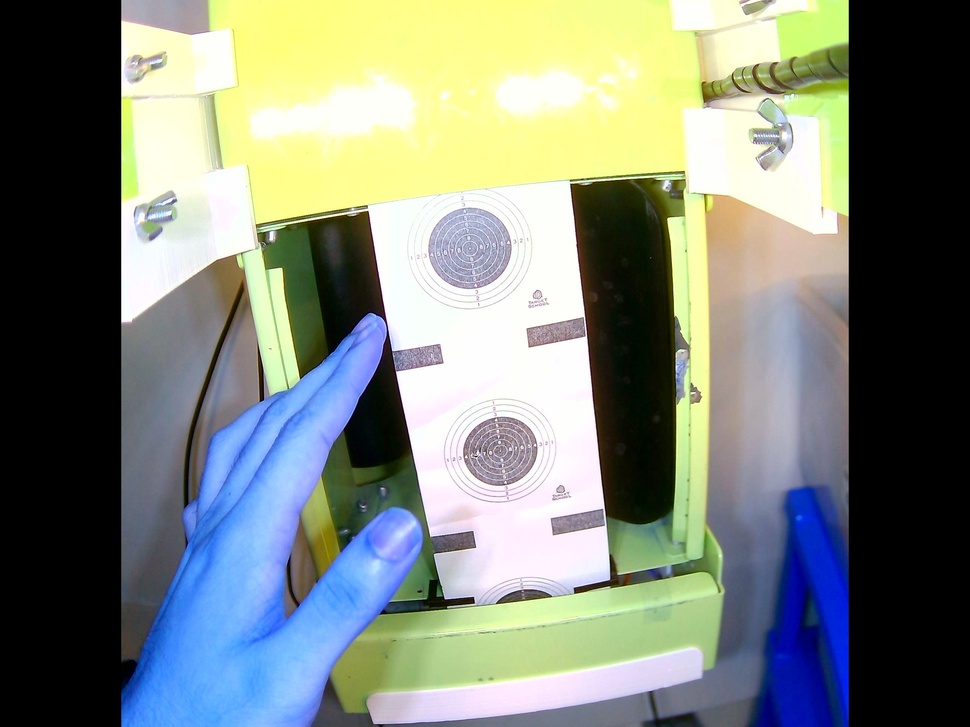
#> input picture cyberpunk-dashboard-design/scripts_pistol/latest_raw.jpeg, 970 x 727 px, shrunk from 2592 x 1944 before the run; its folder holds only this picture in this run
$ python -i frame_differencing.py   (imports and definitions only)
#> lines starting #> are read from the running program, lines starting #| are printed output that depends on the picture
"""
Frame Differencing Module for Bullet Hole Detection
=====================================================

Detects bullet holes by comparing frames to a clean reference image.
Uses texture-based differencing to ignore lighting changes and isolate
permanent texture changes (bullet holes).

Key Features:
- Adaptive background update to handle paper degradation
- Robust noise filtering (blur + morphology)
- Size-based contour filtering to detect only bullet-sized holes
- Confidence scoring for detection quality
- Per-user reference frame management
"""

import cv2 as cv
import numpy as np
import time
from typing import Dict, Any, Tuple, Optional, List


class FrameDifferencer:
    """
    Detects bullet holes using frame differencing with adaptive background update.

    Pipeline:
    1. Grayscale conversion
    2. Gaussian blur (smooth sensor noise)
    3. Adaptive threshold (isolate high-frequency changes)
    4. Morphology open (remove tiny artifacts)
    5. Contour detection & size filtering
    6. Adaptive blend update (calibration)

    Args:
        min_hole_radius_px: Minimum bullet hole radius in pixels (default: 3)
        max_hole_radius_px: Maximum bullet hole radius in pixels (default: 30)
        update_alpha: Adaptive blend factor [0-1] (default: 0.15)
                     Higher = faster adaptation (less stable)
                     Lower = slower adaptation (more stable)
        blur_kernel: Gaussian blur kernel size (must be odd)
        morph_kernel_size: Morphological operation kernel size
        adaptive_threshold_block: Block size for adaptive threshold (must be odd)
        adaptive_threshold_c: Constant subtracted from mean for adaptive threshold
    """

    def __init__(
        self,
        min_hole_radius_px: float = 3.0,
        max_hole_radius_px: float = 30.0,
        update_alpha: float = 0.15,
        blur_kernel: int = 5,
        morph_kernel_size: int = 3,
        adaptive_threshold_block: int = 11,
        adaptive_threshold_c: int = 2,
    ):
        self.min_hole_radius_px = min_hole_radius_px
        self.max_hole_radius_px = max_hole_radius_px
        self.update_alpha = update_alpha
        self.blur_kernel = blur_kernel
        self.morph_kernel_size = morph_kernel_size
        self.adaptive_threshold_block = adaptive_threshold_block
        self.adaptive_threshold_c = adaptive_threshold_c

        # Reference frame (initialized on first call)
        self.reference_frame_gray = None
        self.reference_frame_initialized = False
        self.initialization_time = None

        # Statistics for monitoring
        self.frame_count = 0
        self.detections_count = 0
        self.last_update_time = None

    def initialize_reference(self, frame: np.ndarray) -> None:
        """
        Initialize the reference frame from a clean target image.

        Args:
            frame: BGR frame from camera (or already grayscale)
        """
        if frame is None:
            raise ValueError("Cannot initialize reference frame with None")

        # Convert to grayscale if needed
        if len(frame.shape) == 3:
            frame_gray = cv.cvtColor(frame, cv.COLOR_BGR2GRAY)
        else:
            frame_gray = frame.copy()

        self.reference_frame_gray = frame_gray.astype(np.float32)
        self.reference_frame_initialized = True
        self.initialization_time = time.time()
        print(
            f"[FrameDifferencer] Reference frame initialized: {frame.shape} @ {self.initialization_time:.2f}",
            flush=True
        )

    # [6 lines left out: function reset_reference, not called in this run]

    def detect_holes(
        self,
        frame: np.ndarray,
        auto_init: bool = True,
    ) -> Dict[str, Any]:
        """
        Detect bullet holes in the current frame by comparing to reference.

        Args:
            frame: BGR input frame from camera
            auto_init: If True and reference not initialized, use this frame as reference

        Returns:
            {
                'detected': List of detections [{'x': px, 'y': px, 'r': radius, 'score': 0-1}, ...]
                'delta_frame': Difference frame for debugging
                'threshold_frame': Binary threshold result
                'confidence': Overall detection confidence (0-1)
                'frame_count': Total frames processed
                'error': Error message if detection failed
            }
        """
        self.frame_count += 1

        # Auto-initialize on first frame
        if not self.reference_frame_initialized:
            if auto_init:
                self.initialize_reference(frame)
                # Return empty detections on init frame
                return {
                    'detected': [],
                    'confidence': 0.0,
                    'frame_count': self.frame_count,
                    'status': 'initialized',
                }
            else:
                return {
                    'detected': [],
                    'confidence': 0.0,
                    'frame_count': self.frame_count,
                    'error': 'Reference frame not initialized',
                }

        try:
            # Step 1: Convert current frame to grayscale
            if len(frame.shape) == 3:
                frame_gray = cv.cvtColor(frame, cv.COLOR_BGR2GRAY)
            else:
                frame_gray = frame.copy()

            frame_gray_fl = frame_gray.astype(np.float32)

            # Step 2: Absolute difference from reference
            delta = cv.absdiff(self.reference_frame_gray, frame_gray_fl)
            delta_uint8 = np.clip(delta, 0, 255).astype(np.uint8)

            # Step 3: Gaussian blur (smooth sensor noise)
            blurred = cv.GaussianBlur(delta_uint8, (self.blur_kernel, self.blur_kernel), 0)

            # Step 4: Adaptive threshold (isolate significant changes)
            binary = cv.adaptiveThreshold(
                blurred,
                maxValue=255,
                adaptiveMethod=cv.ADAPTIVE_THRESH_GAUSSIAN_C,
                thresholdType=cv.THRESH_BINARY,
                blockSize=self.adaptive_threshold_block,
                C=self.adaptive_threshold_c,
            )

            # Step 5: Morphology open (remove noise)
            kernel = cv.getStructuringElement(
                cv.MORPH_ELLIPSE,
                (self.morph_kernel_size, self.morph_kernel_size)
            )
            opened = cv.morphologyEx(binary, cv.MORPH_OPEN, kernel)

            # Step 6: Find contours and filter by size
            contours, _ = cv.findContours(opened, cv.RETR_EXTERNAL, cv.CHAIN_APPROX_SIMPLE)

            detections = []
            holes_found = 0

            for contour in contours:
                # Calculate properties
                area = cv.contourArea(contour)
                if area < 1:
                    continue

                # Fit circle to contour
                (cx, cy), radius = cv.minEnclosingCircle(contour)

                # Filter by size (bullet hole diameter ~6-60px depending on distance)
                if radius < self.min_hole_radius_px or radius > self.max_hole_radius_px:
                    continue

                # Calculate confidence based on circularity
                perimeter = cv.arcLength(contour, True)
                if perimeter == 0:
                    continue

                circularity = 4 * np.pi * area / (perimeter * perimeter)
                confidence = min(max(circularity, 0.0), 1.0)

                # Only accept reasonably circular contours (0.4+)
                if confidence < 0.4:
                    continue

                holes_found += 1
                detections.append({
                    'x': float(cx),
                    'y': float(cy),
                    'r': float(radius),
                    'area': float(area),
                    'circularity': float(circularity),
                    'score': float(confidence),
                    'contour_area': float(area),
                })

            # Calculate overall confidence (based on detection quality)
            overall_confidence = min(len(detections) * 0.2, 1.0)  # 0-1 scale

            self.detections_count += len(detections)
            self.last_update_time = time.time()

            result = {
                'detected': detections,
                'delta_frame': delta_uint8,  # For debugging
                'threshold_frame': opened,   # For debugging
                'confidence': overall_confidence,
                'frame_count': self.frame_count,
                'detections_count': self.detections_count,
                'holes_found': holes_found,
            }

            return result

        except Exception as e:
            print(f"[FrameDifferencer] Error in detect_holes: {e}", flush=True)
            return {
                'detected': [],
                'confidence': 0.0,
                'frame_count': self.frame_count,
                'error': str(e),
            }

    # [56 lines left out: functions update_reference_adaptive, get_stats, not called in this run]


class PerUserFrameDifferencer:
    """
    Manages frame differencing state per user.

    Keeps separate reference frames for each logged-in user so that
    when switching between shooters, the reference frame doesn't get
    corrupted.
    """

    def __init__(self):
        self.users: Dict[str, FrameDifferencer] = {}
        self.lock = __import__('threading').Lock()

    # [20 lines left out: functions get_or_create, reset_user, get_stats, not called in this run]


# Singleton instance for global use
_global_differencer_pool = PerUserFrameDifferencer()


def get_frame_differencer(user_key: str) -> FrameDifferencer:
    """Get or create a frame differencer for a user."""
    return _global_differencer_pool.get_or_create(user_key)


def reset_frame_differencer(user_key: str) -> None:
    """Reset a user's frame differencer."""
    _global_differencer_pool.reset_user(user_key)

>>> import cv2
>>> picture = cv2.imread('latest_raw.jpeg')
#> picture is the input picture: shape (727, 970, 3); mean B, G, R 123, 132.9, 125.6
>>> result = FrameDifferencer().detect_holes(picture)
#> in initialize_reference, `frame_gray = cv.cvtColor(frame, cv.COLOR_BGR2GRAY)`:
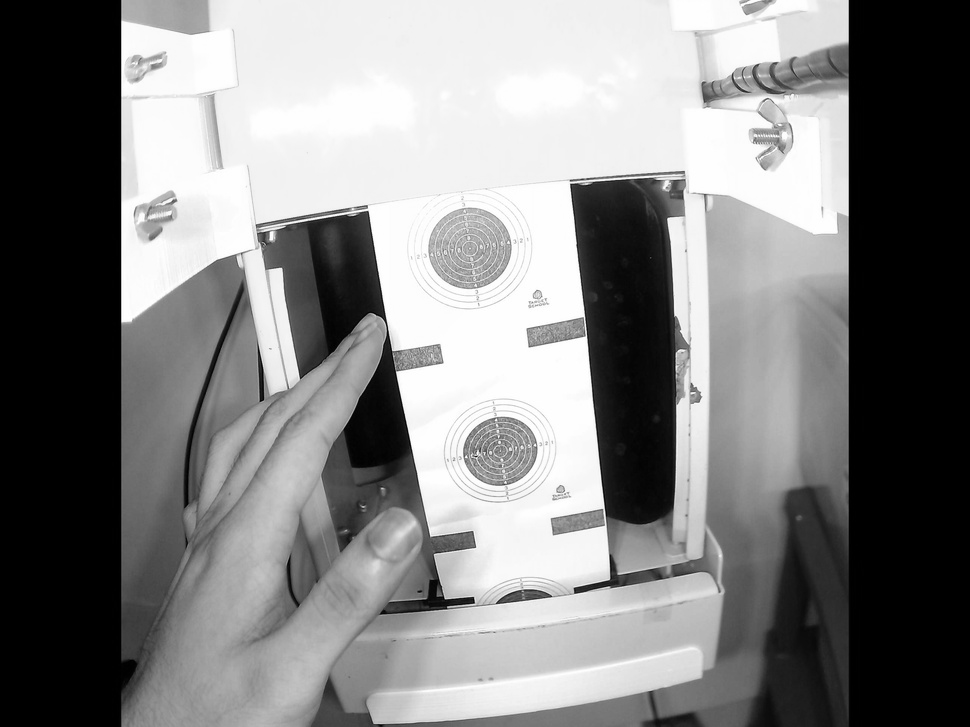
#> frame_gray: shape (727, 970); min 0, max 255, mean 129.6
#| [FrameDifferencer] Reference frame initialized: (727, 970, 3) @ 1796473924.87
#> result = {'detected': [], 'confidence': 0, 'frame_count': 1, 'status': 'initialized'}
